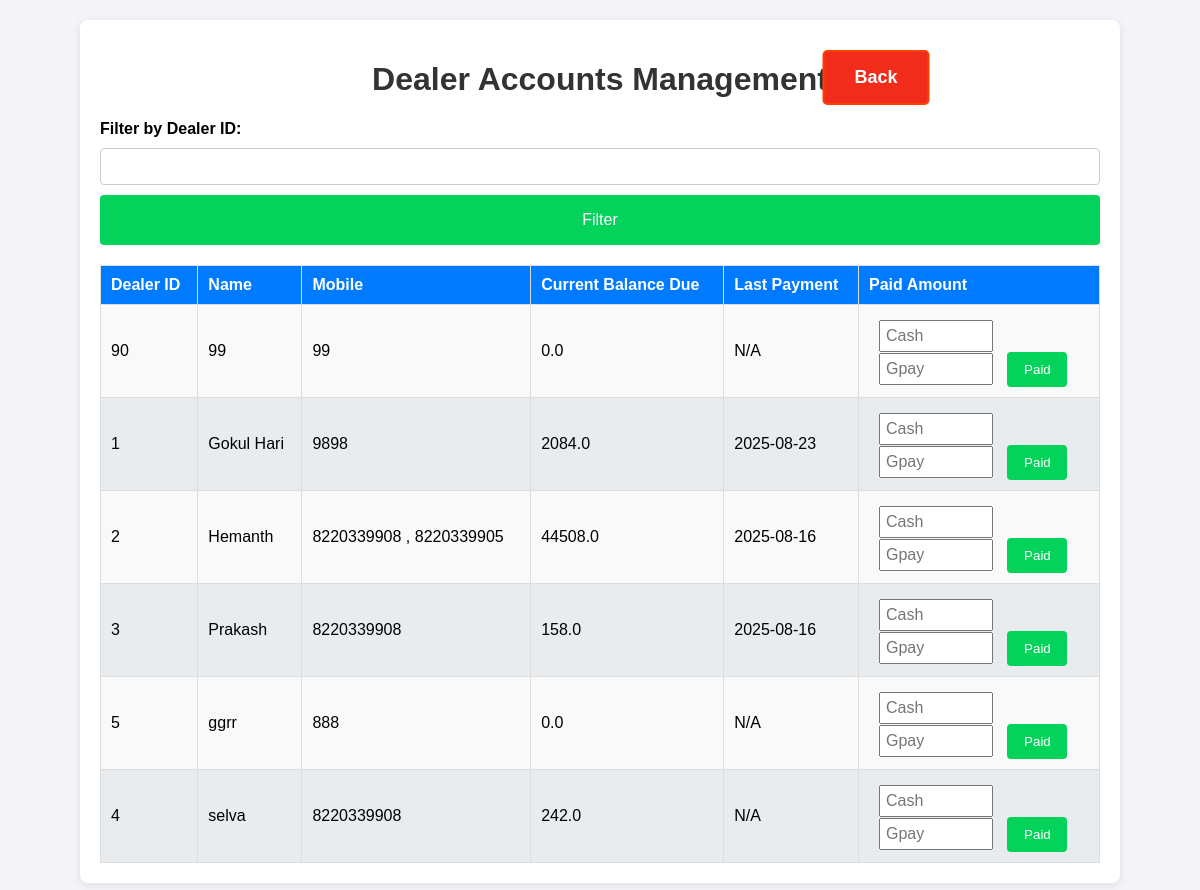
Page /dealer_accounts on the earlier database version.
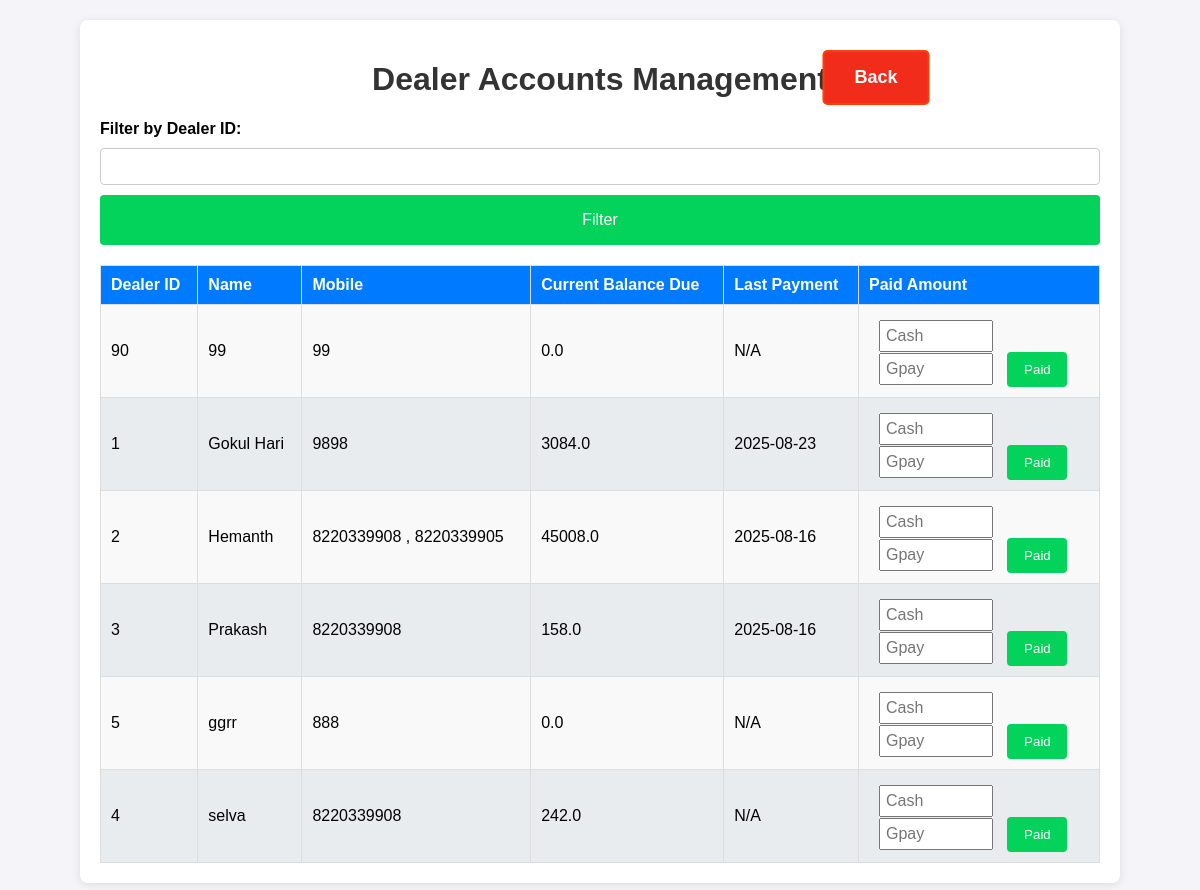
Same page on the later database version.
### app.py (models this page shows)
class Dealer_details(db.Model):
    id = db.Column(db.Integer, primary_key=True)
    dealer_id = db.Column(db.String(100), nullable=False, unique=True)
    name = db.Column(db.String(100), nullable=False)
    mobile = db.Column(db.String(15), nullable=False)
    address = db.Column(db.String(400), nullable=True)
    aadhaar_file = db.Column(db.String(400))  # Path to Aadhaar copy
    photo_file = db.Column(db.String(400))

class DealerAccounts(db.Model):
    id = db.Column(db.Integer, primary_key=True)
    dealer_id = db.Column(db.String(100), nullable=False, unique=True)
    current_balance = db.Column(db.Float, default=0.0)
    last_payment_date = db.Column(db.DateTime)

### app.py (the view)
@app.route('/dealer_accounts')
def dealer_accounts():
    dealers = get_filtered_data_dealer_account(request)
    dealer_id_filter = request.args.get('dealer_id', '')  # Default is an empty string
    return render_template("dealer_accounts.html", dealers=dealers, dealer_id_filter=dealer_id_filter)

### app.py (called while the page is built)
def get_filtered_data_dealer_account(request):
    dealer_id_filter = request.args.get('dealer_id', '')  # Default is an empty string
    filter_button = request.args.get('filter_button', '')
    query = db.session.query(Dealer_details, DealerAccounts).outerjoin(DealerAccounts, Dealer_details.dealer_id == DealerAccounts.dealer_id)
    if filter_button and dealer_id_filter:
        query = query.filter(Dealer_details.dealer_id == dealer_id_filter)
    filtered_data = query.order_by(Dealer_details.name.asc()).all()
    return filtered_data

### templates/dealer_accounts.html (shortened to what this page needs)
<!DOCTYPE html>
<html lang="en">
    <head>
    <link rel="stylesheet" href="/static/styles.css">
</head>
<body>
    <div class="container dealer_accounts_container">
        <h1>Dealer Accounts Management</h1>
        <a href="/" class="back">Back</a>
        <form method="GET" class="form">
            <label for="dealer_id">Filter by Dealer ID:</label>
            <input type="text" id="dealer_id" name="dealer_id" value="{{ dealer_id_filter }}">
            <button type="submit" name="filter_button" value="submit" class="btn">Filter</button>
        </form>
        <table class="dealer_accounts">
            <thead>
                <tr>
                    <th>Dealer ID</th>
                    <th>Name</th>
                    <th>Mobile</th>
                    <th>Current Balance Due</th>
                    <th>Last Payment</th>
                    <th class="action">Paid Amount</th>
                </tr>
            </thead>
            <tbody>
                {% for dealer, account in dealers %}
                <tr>
                    <td>{{ dealer.dealer_id }}</td>
                    <td>{{ dealer.name }}</td>
                    <td>{{ dealer.mobile }}</td>
                    <td>{{ account.current_balance if account else 0 }}</td>
                    <td>{{ account.last_payment_date.strftime("%Y-%m-%d") if account and account.last_payment_date else "N/A" }}</td>
                    <td>
                        <form method="POST" action="{{ url_for('update_payment', dealer_id=dealer.dealer_id) }}">
                            <input class="amount" style="margin-top: 5px;" type="number" name="amount_paid_cash" step="0.01" placeholder="Cash" required>
                            <input class="amount" type="number" name="amount_paid_gpay" step="0.01" placeholder="Gpay" required>
                            <button class="pay" type="submit">Paid</button>
                        </form>
                    </td>
                </tr>
                {% endfor %}
            </tbody>
        </table>
    </div>
</body>
</html>

### static/styles.css (style rules this page uses)
body { font-family: Arial, sans-serif; background-color: #f4f4f9; margin: 0; padding: 0; }
.container { max-width: 800px; margin: 20px auto; background: #fff; padding: 20px; border-radius: 8px; box-shadow: 0 2px 10px rgba(0, 0, 0, 0.1); }
.dealer_accounts_container { max-width: 1000px; }
h1, h2 { color: #333; text-align: center; }
.form { display: flex; flex-direction: column; gap: 10px; margin-bottom: 20px; }
.form label { font-weight: bold; }
.form input { padding: 10px; border: 1px solid #ccc; border-radius: 4px; }
.btn { background-color: #03d35a; color: #fff; border: none; padding: 10px; border-radius: 4px; cursor: pointer; font-size: medium; height: 50px; }
table { width: 100%; border-collapse: collapse; margin-top: 10px; }
table th, table td { padding: 10px; border: 1px solid #ddd; text-align: left; }
table th { background-color: #007bff; color: white; }
table tbody tr:nth-child(odd) { background-color: #f9f9f9; }
table tbody tr:nth-child(even) { background-color: #e9ecef; }
a { display: inline-block; padding: 15px 30px; font-size: 18px; font-weight: bold; text-align: center; text-decoration: none; background-color: #007bff; color: white; border-radius: 5px; border: 2px solid #007bff; transition: all 0.3s ease; position: absolute; left: 50%; transform: translateX(-50%); transition: transform 0.2s, background-color 0.2s; }
.back { background-color: #f22c1a; border: 2px solid #ff4000; top: 50px; left: 73%; }
.history_data input, .dealer_accounts input { width: 50px; padding: 5px; font-size: 16px; }
.history_data .password, .dealer_accounts .amount { width: 120px; margin-left: 10px; margin-right: 10px; }
.history_data button, .dealer_accounts button { background-color: #03d35a; color: white; padding: 5px 10px; border: none; cursor: pointer; border-radius: 4px; }
.dealer_accounts .action { width: 220px; }
.dealer_accounts .amount { width: 100px; }
.dealer_accounts .pay { width: 60px; height: 35px; }

Differences in the rows shown:
changed through a linked row, Dealer_details "Gokul Hari": current_balance "2084.0" → "3084.0"
changed through a linked row, Dealer_details "Hemanth": current_balance "44508.0" → "45008.0"
